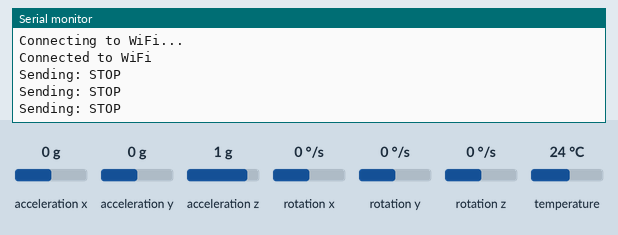
Recording of a sketch running on a simulated ESP32. On the bench: the last lines printed to the serial monitor. The test bench sets the inputs (shaded band); at power-on: acceleration x 0 g, acceleration y 0 g, acceleration z 1 g, rotation x 0 °/s, rotation y 0 °/s, rotation z 0 °/s, temperature 24 °C. WiFi joins after 1.5 s; servers stay silent unless stated.

Above: at 3.2 s.
3.3 s: acceleration x set to -1.4 g
At 3.9 s:
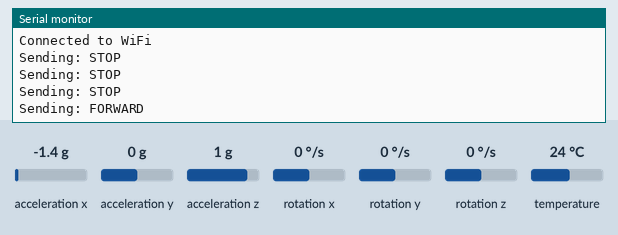
5.5 s: acceleration y set to -1.4 g
At 5.9 s:
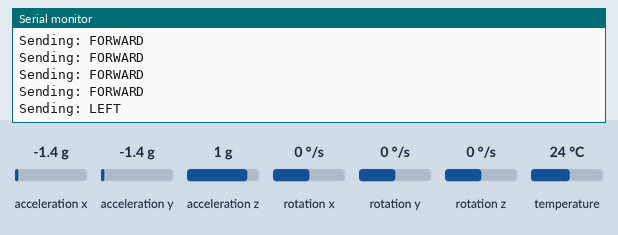
7.5 s: acceleration y set to 1.4 g
At 7.9 s:
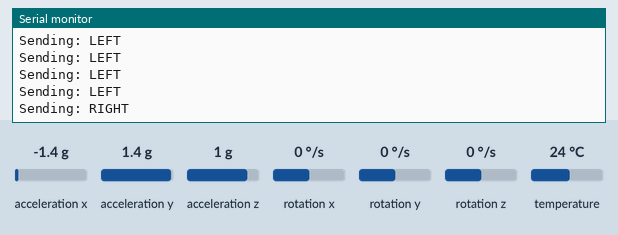

Measured:
- after the input at 3.3 s, the serial monitor: prints a new line after 0.21 s (image 1)
- after the input at 5.5 s, the serial monitor: prints a new line at once (image 2)
- after the input at 7.5 s, the serial monitor: prints a new line at once (image 3)

The sketch:

ESP_Sender.ino
```cpp
#include <Wire.h>
#include <Adafruit_MPU6050.h>
#include <Adafruit_Sensor.h>
#include <WiFi.h>
#include <WiFiUdp.h>

Adafruit_MPU6050 mpu;

// WiFi credentials
const char* ssid = "A"; // Replace with your WiFi SSID
const char* password = "1234567890"; // Replace with your WiFi password

// UDP settings
WiFiUDP Udp;
const char* udpAddress = "192.168.86.50"; // Replace with the receiver ESP32 IP address
const int udpPort = 1234;

void setup() {
  Serial.begin(115200);

  // Initialize MPU6050
  if (!mpu.begin()) {
    Serial.println("Failed to find MPU6050 chip");
    while (1) {
      delay(10);
    }
  }
  Serial.println("MPU6050 Found!");

  // Configure the MPU6050
  mpu.setAccelerometerRange(MPU6050_RANGE_8_G);
  mpu.setGyroRange(MPU6050_RANGE_500_DEG);
  mpu.setFilterBandwidth(MPU6050_BAND_21_HZ);

  // Connect to WiFi
  WiFi.begin(ssid, password);
  while (WiFi.status() != WL_CONNECTED) {
    delay(1000);
    Serial.println("Connecting to WiFi...");
  }
  Serial.println("Connected to WiFi");
}

void loop() {
  sensors_event_t a, g, temp;
  mpu.getEvent(&a, &g, &temp);

  String direction = "";

  // Check tilt direction on the X and Y axes
  if (a.acceleration.y > 8.0) {
    direction = "RIGHT";
  } else if (a.acceleration.y < -8.0) {
    direction = "LEFT";
  } else if (a.acceleration.x > 8.0) {
    direction = "BACKWARD";
  } else if (a.acceleration.x < -8.0) {
    direction = "FORWARD";
  } else if (a.acceleration.x >= -8.0 && a.acceleration.x <= 8.0 &&
             a.acceleration.y >= -8.0 && a.acceleration.y <= 8.0) {
    direction = "STOP";
  }

  // Send direction via UDP
  Udp.beginPacket(udpAddress, udpPort);
  Udp.print(direction);
  Udp.endPacket();

  Serial.print("Sending: ");
  Serial.println(direction);

  delay(500);
}
```
